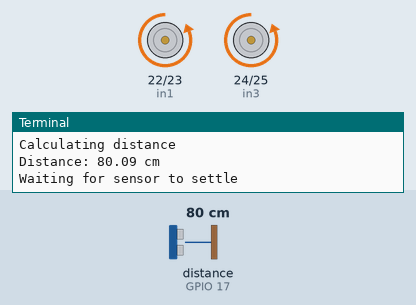
Recording of a program running on a simulated Raspberry Pi (BCM pin numbers). On the bench: motor-driver pin pairs drawn as motors (green arrow = first pin HIGH = forward, orange = second pin HIGH = backward, longer = more drive), the last lines printed to the terminal. The test bench sets the inputs (shaded band); at power-on: distance to the obstacle (sensor on GPIO 17) 80 cm. The echo pulse lasts 58.3 µs per cm; the clock reads 2024-03-15 10:24:30 at power-on unless the program sets it. At 14.6 s the program stops and its outputs stay as they are.

Above: at 1.2 s.
1.3 s: distance to the obstacle (sensor on GPIO 17) set to 55 cm
2.8 s: distance to the obstacle (sensor on GPIO 17) set to 47 cm
At 3.4 s:
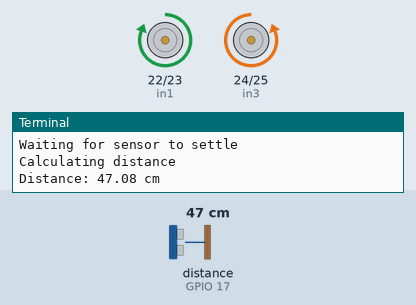
5.9 s: distance to the obstacle (sensor on GPIO 17) set to 21 cm
9.0 s: distance to the obstacle (sensor on GPIO 17) set to 17 cm
At 9.9 s:
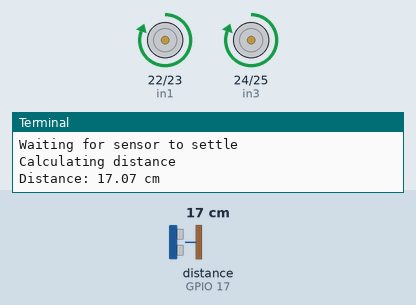
12.1 s: distance to the obstacle (sensor on GPIO 17) set to 2 cm
At 14.8 s:
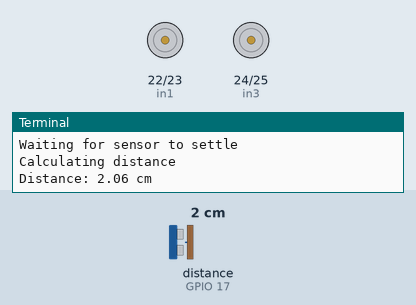
Timing chart, 0 to 16.1 s (numbered marks = the images above; inputs shaded):
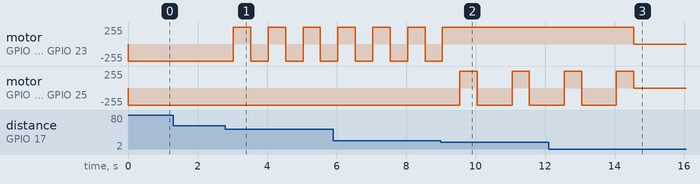

The program:

code.py
```python
import RPi.GPIO as GPIO
import time

GPIO.setwarnings(False)

in1=22   #pin15
in2=23   #pin16
in3=24   #pin18
in4=25   #pin22

PIN_TRIGGER = 4  #pin 7
PIN_ECHO = 17    #pin 11

GPIO.setmode(GPIO.BCM)

GPIO.setup(in1,GPIO.OUT)
GPIO.setup(in2,GPIO.OUT)
GPIO.setup(in3,GPIO.OUT)
GPIO.setup(in4,GPIO.OUT)
GPIO.setup(PIN_TRIGGER, GPIO.OUT)
GPIO.setup(PIN_ECHO, GPIO.IN)

def forward():
	GPIO.output(in1,GPIO.LOW)
	GPIO.output(in2,GPIO.HIGH)
	GPIO.output(in3,GPIO.LOW)
	GPIO.output(in4,GPIO.HIGH)

def back():
	GPIO.output(in1,GPIO.HIGH)
	GPIO.output(in2,GPIO.LOW)
	GPIO.output(in3,GPIO.HIGH)
	GPIO.output(in4,GPIO.LOW)

def stop():
	GPIO.output(in1,GPIO.LOW)
	GPIO.output(in2,GPIO.LOW)
	GPIO.output(in3,GPIO.LOW)
	GPIO.output(in4,GPIO.LOW)

def left():
	GPIO.output(in1,GPIO.LOW)
	GPIO.output(in2,GPIO.HIGH)
	GPIO.output(in3,GPIO.HIGH)
	GPIO.output(in4,GPIO.LOW)

def right():
	GPIO.output(in1,GPIO.HIGH)
	GPIO.output(in2,GPIO.LOW)
	GPIO.output(in3,GPIO.LOW)
	GPIO.output(in4,GPIO.HIGH)

def dist():
      GPIO.output(PIN_TRIGGER, GPIO.LOW)
      print ("Waiting for sensor to settle")
      time.sleep(0.5)
      print ("Calculating distance")
      GPIO.output(PIN_TRIGGER, GPIO.HIGH)
      time.sleep(0.00001)
      GPIO.output(PIN_TRIGGER, GPIO.LOW)
      while GPIO.input(PIN_ECHO)==0:
            pulse_start_time = time.time()
      while GPIO.input(PIN_ECHO)==1:
            pulse_end_time = time.time()

      pulse_duration = pulse_end_time - pulse_start_time
      distance = round(pulse_duration * 17150, 2)
      print ("Distance:",distance,"cm")
      return distance

forward()
Flag=True
while Flag:
	d=dist()
	if d<50:
		right()
		time.sleep(0.5)
		forward()
	if d<20:
		back()
		time.sleep(0.5)
		right()
	if d<10:
		Flag=False


stop()
GPIO.cleanup()
```

Measured:
- the behaviour switches between 50 and 49 cm on distance to the obstacle (sensor on GPIO 17) (found by bisection; images 0 and 1)
- the behaviour switches between 20 and 19 cm on distance to the obstacle (sensor on GPIO 17) (found by bisection; images 1 and 2)
- after the input at 2.8 s, motor on GPIO 22 (in1) / GPIO 23 (in2): alternates forward 255/255 for 0.50 s and backward 255/255 for 0.50 s, starting after 0.23 s
- after the input at 9.0 s, motor on GPIO 22 (in1) / GPIO 23 (in2): goes on until 9.0 s, then stays forward 255/255; motor on GPIO 24 (in3) / GPIO 25 (in4): alternates forward 255/255 for 0.50 s and backward 255/255 for 1.0 s, starting after 0.55 s
- after the input at 12.1 s, motor on GPIO 22 (in1) / GPIO 23 (in2): forward 255/255 → stopped after 2.5 s
